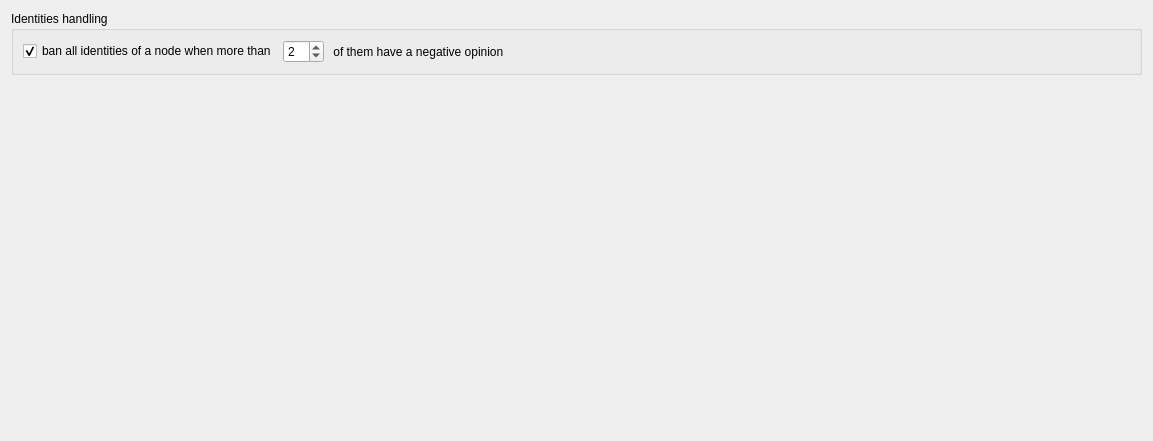
<?xml version="1.0" encoding="UTF-8"?>
<ui version="4.0">
 <class>PeoplePage</class>
 <widget class="QWidget" name="PeoplePage">
  <property name="geometry">
   <rect>
    <x>0</x>
    <y>0</y>
    <width>1153</width>
    <height>441</height>
   </rect>
  </property>
  <layout class="QVBoxLayout" name="verticalLayout">
   <item>
    <widget class="QGroupBox" name="generalGroupBox">
     <property name="title">
      <string>Identities handling</string>
     </property>
     <layout class="QHBoxLayout" name="horizontalLayout_2">
      <item>
       <layout class="QHBoxLayout" name="horizontalLayout">
        <item>
         <widget class="QCheckBox" name="identityBan_CB">
          <property name="text">
           <string>ban all identities of a node when more than</string>
          </property>
          <property name="checked">
           <bool>true</bool>
          </property>
         </widget>
        </item>
        <item>
         <widget class="QSpinBox" name="identityBanThreshold_SB">
          <property name="maximum">
           <number>10</number>
          </property>
          <property name="value">
           <number>2</number>
          </property>
         </widget>
        </item>
        <item>
         <widget class="QLabel" name="label">
          <property name="text">
           <string> of them have a negative opinion</string>
          </property>
         </widget>
        </item>
        <item>
         <spacer name="horizontalSpacer">
          <property name="orientation">
           <enum>Qt::Horizontal</enum>
          </property>
          <property name="sizeHint" stdset="0">
           <size>
            <width>40</width>
            <height>20</height>
           </size>
          </property>
         </spacer>
        </item>
       </layout>
      </item>
     </layout>
    </widget>
   </item>
   <item>
    <spacer name="verticalSpacer">
     <property name="orientation">
      <enum>Qt::Vertical</enum>
     </property>
     <property name="sizeHint" stdset="0">
      <size>
       <width>20</width>
       <height>40</height>
      </size>
     </property>
    </spacer>
   </item>
  </layout>
 </widget>
 <resources/>
 <connections/>
</ui>
